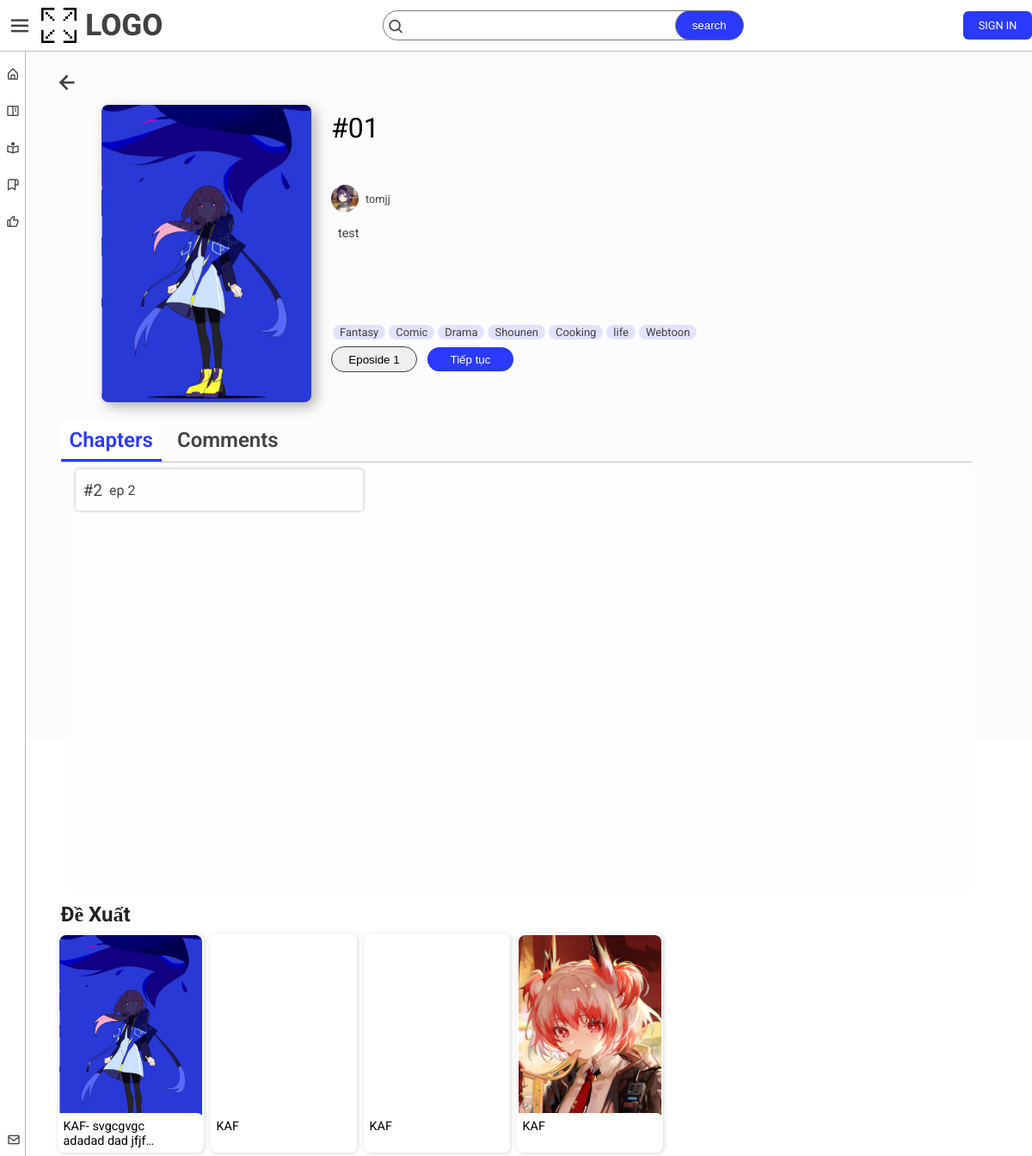
The page /comic/index.php?MaTruyen=2 on the database its author committed.
### tables this page shows
CREATE TABLE `truyen` (
  `MaTruyen` int(11) NOT NULL,
  `TenTruyen` varchar(30) NOT NULL,
  `AnhBia` varchar(250) NOT NULL,
  `NoiDung` text NOT NULL,
  `id` int(11) NOT NULL,
  `MaTT` char(4) NOT NULL DEFAULT 'tt02',
  `MaCD` char(4) NOT NULL DEFAULT 'cd03',
  `NgayTao` datetime NOT NULL DEFAULT current_timestamp()
);

CREATE TABLE `tai_khoan` (
  `id` int(11) NOT NULL,
  `Ten` varchar(30) NOT NULL,
  `Email` varchar(40) NOT NULL,
  `MatKhau` varchar(40) NOT NULL,
  `AnhDD` varchar(250) DEFAULT NULL,
  `MaNhomQuyen` char(4) NOT NULL,
  `about` text NOT NULL
);

CREATE TABLE `the_loai` (
  `MaTL` char(4) NOT NULL,
  `TenTL` varchar(30) NOT NULL
);

CREATE TABLE `tap_truyen` (
  `MaTap` int(11) NOT NULL,
  `TenTap` varchar(30) NOT NULL,
  `TapSo` int(11) NOT NULL,
  `LuocXem` int(11) NOT NULL DEFAULT 0,
  `NgayDang` datetime NOT NULL DEFAULT current_timestamp(),
  `MaCD` char(4) NOT NULL DEFAULT 'cd03',
  `MaTruyen` int(11) NOT NULL
);

### comic/index.php (the view, shortened to what this page needs)
<?php
if(isset($_GET['MaTruyen'])) {
    require("../server/comn.php");
    $sql = "SELECT `MaTruyen`, `TenTruyen`, `AnhBia`, `NoiDung`, tai_khoan.id, `MaTT`, `MaCD`, `NgayTao`, tai_khoan.Ten, tai_khoan.AnhDD FROM `truyen`, tai_khoan WHERE tai_khoan.id = truyen.id and truyen.MaTruyen = '".$_GET['MaTruyen']."'";
    $query = mysqli_query($conn, $sql);
    $ComicData = mysqli_fetch_array($query);
    $sql = "SELECT `MaTap`, `TenTap`, `TapSo`, `LuocXem`, `NgayDang`, `MaCD`, `MaTruyen` FROM `tap_truyen` WHERE MaTruyen = '".$_GET['MaTruyen']."' ORDER BY TapSo ASC";
    $query = mysqli_query($conn, $sql);
    while($temp =  mysqli_fetch_array($query)) {
        $Ep[] = $temp;
    }
    $sql = "SELECT the_loai.MaTL, the_loai.TenTL FROM the_loai, tl_truyen WHERE the_loai.MaTL = tl_truyen.MaTL and tl_truyen.MaTruyen = '".$_GET['MaTruyen']."'";
    $query = mysqli_query($conn, $sql);
    while($temp =  mysqli_fetch_array($query)) {
        $tags[] = $temp;
    }
} else {
    header("location: http://localhost/WEBTruynTranh");
}
?>
<!DOCTYPE html>
<html lang="en">
<head>
    <link rel="stylesheet" href="../style.css">
    <link rel="stylesheet" href="../header-nav.css">
    <link rel="stylesheet" href="../item.css">
    <link rel="stylesheet" href="../responsive-index.css">
    <link rel="stylesheet" href="../css/page.css">
    <link rel="stylesheet" href="view.css">
    <link href='https://unpkg.com/boxicons@2.1.4/css/boxicons.min.css' rel='stylesheet'>
</head>
<body>
    <?php
        require("../header-nav.php");
    ?>
    <main>
        <div class="container">
            <div class="back" onclick="history.back()"><i class='bx bx-left-arrow-alt'></i></div>
            <div class="info">
                <div class="img">
                    <img src="<?php echo  getPathImg($ComicData['AnhBia'])?>" alt="">
                </div>
                <div class="text">
                    <div class="name">
                        <?php echo $ComicData['TenTruyen'];?>
                    </div>
                    <a class="author" href="../account/?id= <?php echo  $ComicData['id']?>">
                        <img src="<?php echo  getPathImg($ComicData['AnhDD'])?>" alt="" class="avt">
                        <p class="author-name"><?php echo $ComicData['Ten'];?></p>
                    </a>
                    <div class="content">
                        <?php echo $ComicData['NoiDung'];?>
                    </div>
                    <div class="tags">
                        <ul>
                            <?php
                            if(!empty($tags)) {
                                foreach($tags as $item) {
                                    echo "<li><a href=".">".$item['TenTL']."</a> </li>";
                                }
                            }
                            ?>
                        </ul>
                    </div>
                    <div class="buttons">
                        <button>Eposide 1</button>
                        <button>Tiếp tục</button>
                    </div>
                </div>
                <div class="contaner-page">
                    <div class="page-bar">
                        <ul>
                            <li class="active">Chapters</li>
                            <li>Comments</li>
                        </ul>
                    </div>
                    <div class="page active">
                        <div class="eposide">
                            <ul>
                                <?php
                                if(!empty($Ep)) {
                                    foreach($Ep as $item) {
                                        echo "<li><a href='read?MaTap=".$item['MaTap']."'>
                                        <h3 class='stt'>#".$item['TapSo']."</h3> ".$item['TenTap']."
                                        </a></li>";
                                    }
                                }
                                ?>
                            </ul>
                        </div>
                    </div>
                </div>
            </div>
            <div class="items">
                <h2>Đề Xuất</h2>
                <div class="item">
                    <a href="" class="">
                        <img src="./res/KAF.png" alt="">
                        <div class="text">
                            <div class="name">
                                KAF- svgcgvgc adadad dad jfjf hhdhdhđh
                            </div>
                        </div>
                    </a>
                    <div class="show-overlay">
                    </div>
                </div>
                <div class="item">
                    <a href="" class="">
                        <div class="text">
                            <div class="name">
                                KAF
                            </div>
                        </div>
                    </a>
                    <div class="show-overlay">
                    </div>
                </div>
                <div class="item">
                    <a href="" class="">
                        <div class="text">
                            <div class="name">
                                KAF
                            </div>
                        </div>
                    </a>
                    <div class="show-overlay">
                    </div>
                </div>
                <div class="item">
                    <a href="" class="">
                        <img src="./res/Fiammetta.jfif" alt="">
                        <div class="text">
                            <div class="name">
                                KAF
                            </div>
                        </div>
                    </a>
                    <div class="show-overlay">
                    </div>
                </div>
            </div>
        </div>
    </main>
</body>
</html>

### header-nav.php (shortened to what this page needs)
<?php
require("C:/xampp/htdocs/WEBTruynTranh/server/comn.php");
?>
<?php
function getServertPageURL()
{
    $pageURL = 'http';
    $pageURL .= "://";
    if ($_SERVER["SERVER_PORT"] != "80") {
        $pageURL .= $_SERVER["SERVER_NAME"] . ":" . $_SERVER["SERVER_PORT"];
    } else {
        $pageURL .= $_SERVER["SERVER_NAME"];
    }
    return $pageURL;
}
function getPath($path)
{
    return getServertPageURL() . $path;
}
function getPathImg($name)
{
    if ($name == null) {
        return getServertPageURL() . "/WEBTruynTranh/res/web-logo.png";
    } else {
        return getServertPageURL() . "/WEBTruynTranh/res/" . $name;
    }
}
?>
<?php
if (isset($userID)) {
    $sql = "SELECT `Ten`, `AnhDD` FROM `tai_khoan` WHERE id='" . $userID . "'";
    $query = mysqli_query($conn, $sql);
    $userData = mysqli_fetch_array($query);
    $sql = "SELECT  tai_khoan.id, tai_khoan.Ten, tai_khoan.AnhDD FROM `theo_doi`, tai_khoan WHERE theo_doi.NguoiDuocTD = tai_khoan.id and theo_doi.NguoiTD = '" . $userID . "'";
    $query = mysqli_query($conn, $sql);
    $numFollowed = mysqli_num_rows($query);
    $followedArr;
    if ($numFollowed > 0) {
        $temp;
        while ($temp = mysqli_fetch_array($query)) {
            $followedArr[] = $temp;
        }
    }
    mysqli_fetch_array($query);
} else {
    $unknown = true;
}
?>
<header id="header">
    <div class="logo">
        <div class="nav-button" id="nav-button">
            <i class='bx bx-menu'></i>
        </div>
        <a href="<?php echo getPath('/WEBTruynTranh') ?>" class="logo">
            <div class="logo-img">
                <img src=<?php echo getServertPageURL() . "/WEBTruynTranh/res/web-logo.png" ?> alt="">
            </div>
            <div class="logo-text">
                LOGO
            </div>
        </a>
    </div>
    <div class="search">
        <div class="search-overlay" id="search-overlay">
            <i class='bx bx-left-arrow-alt'></i>
        </div>
        <form  class="search-form" action="<?php echo getServertPageURL() . "/WEBTruynTranh/"; ?>" method="GET" enctype="multipart/form-data">
            <div class="search-icon"><i class='bx bx-search'></i></div>
            <input type="text" name="search" id="" autocomplete="off" value="<?php if (isset($_GET['search'])) {echo $_GET['search'];}?>">
            <input type="submit" onclick="return checkSreachBar()" value="search">
        </form>
    </div>
    <a href="<?php echo getServertPageURL() . "/WEBTruynTranh/signin-signup" ?>" class="signin-button" <?php if (!isset($unknown)) echo "style=\"display: none;\"" ?>>
        SIGN IN
    </a>
</header>
<nav class="nav active hidden" id="nav">
    <div>
        <ul>
            <li><a href="<?php echo getServertPageURL() . "/WEBTruynTranh/" ?>"><i class='bx bx-home-alt'></i>Trang chủ </a></li>
            <li><a href="<?php echo getServertPageURL() . "/WEBTruynTranh/feed/save" ?>"><i class='bx bx-book-content'></i>Truyện đã lưu</a></li>
            <li><a href=""><i class='bx bx-book-reader' ></i></i>Đã theo dõi</a></li>
            <li><a href=""><i class='bx bx-bookmark-alt'></i></i>Lịch sử</a></li>
            <li><a href=""><i class='bx bx-like'></i>Đã thích</a></li>
        </ul>
        <div class="contact">
            <a href=""><i class='bx bx-envelope'></i>Liên hệ với chúng tôi</a>
        </div>
    </div>
</nav>

### style.css (style rules this page uses)
:root { --body-color: #ffffff; --sidebar-color: #FFF; --primary-color: #695CFE; --primary-color-light: #F6F5FF; --toggle-color: #DDD; --text-color: #424242; --header-color: #ffffff; --nav-color: #ffffff; --nav-font-color: #f5f0f0; --hover-overlay: rgba(5, 71, 203, 0.2); --header-height: 60px; --account--br-color: rgba(5, 71, 203, 0.2); --account--br-color--hover: rgba(5, 71, 203, 0.5); --search-button-color: rgb(43, 57, 250); --button-honver-color: #0d45a5; --button-hover-color: #0d45a5; --br-item-color: rgb(255, 255, 255); --item-color: #000; --primary-border: 1px solid rgb(190, 190, 190); --tran-02: all 0.2s ease; --tran-03: all 0.3s ease; --tran-04: all 0.4s ease; --tran-05: all 0.5s ease; }
* { padding: 0; margin: 0; box-sizing: border-box; }
body { position: relative; font-family: roboto; height: 100vh; background: var(--body-color); }
main { position: relative; top: var(--header-height); width: 100%; display: flex; flex-wrap: wrap; justify-content: center; background-color: rgb(252, 252, 252); }

### item.css (style rules this page uses)
.container { position: relative; width: 100%; height: auto; display: flex; flex-wrap: wrap; justify-content: start; padding-top: 20px; margin-left: 0px; margin-right: 0px; }
.container h2 { width: 100%; padding: 4px; }
.items { position: relative; width: 100%; height: auto; display: flex; flex-wrap: wrap; justify-content: start; }
.items h2 { width: 100%; padding-left: 8px; color: #222; }
.item { margin: 4px; position: relative; display: block; width: 150px; height: 225px; border-radius: 8px; background-color: var(--br-item-color); justify-items: center; box-shadow: 1px 1px 5px rgba(56, 55, 55, 0.2); font-size: 16px; overflow: hidden; }
.item a { color: var(--text-color); width: 100%; height: 100%; display: flex; flex-direction: column; align-items: center; padding: 2px; text-decoration: none; overflow: hidden; }
.item a img { margin-top: 0px; width: 100%; max-height: 100%; border-radius: 8px; }
.item a .text { position: absolute; width: 100%; height: 100%; padding: 7px; bottom: 0; left: 0; display: flex; flex-direction: column; justify-content: start; z-index: 3; color: var(--item-color); border-top-right-radius: 8px; background-color: white; transition: var(--tran-04); transform: translateY(79%); }
.item a .text .name { font-size: 0.9em; display: -webkit-box; -webkit-line-clamp: 2; -webkit-box-orient: vertical; height: 2.5em; width: 90%; overflow: hidden; text-overflow: ellipsis; }
.show-overlay { position: absolute; width: 100%; height: 22%; border-top-right-radius: 8px; border: 1px solid rgba(255, 255, 255, 0); margin-right: 1px; font-size: 1.4em; bottom: -1px; right: 0; z-index: 4; transition: var(--tran-04); transform: translateX(-350px); display: flex; justify-content: center; align-items: center; color: white; transform: translateX(0px); }
@media only screen and (min-width: 768px) { .show-overlay { width: 0px; height: 90%; background-color: #ffffff00; z-index: -1; } }

### responsive-index.css (style rules this page uses)
@media only screen and (max-width: 1450px) { .item { width: 180px; height: 270px; font-size: 18px; } }
@media only screen and (max-width: 1450px) { .container { max-width: 1130px; } }
@media only screen and (max-width: 1450px) { .item a .text { transform: translateY(82%); } }
@media only screen and (max-width: 1200px) { .item { width: 170px; height: 255px; font-size: 16px; } }
@media only screen and (max-width: 1200px) { .container { max-width: 1075px; } }
@media only screen and (max-width: 1200px) { .item a .text { transform: translateY(82%); } }

### css/page.css (style rules this page uses)
.contaner-page { margin-top: 20px; width: 100%; }
.contaner-page .page-bar { width: 100%; height: 48px; border-bottom: var(--primary-border); }
.contaner-page .page-bar ul { display: flex; list-style: none; }
.contaner-page .page-bar ul li { margin-right: 0; padding: 8px 10px; margin-right: 8px; font-size: 1.5rem; cursor: pointer; font-weight: 600; transition: 0.3s; }
.contaner-page .page-bar ul li.active { color: var(--search-button-color); border-bottom: 3px solid var(--search-button-color); background-color: #fff; }
.contaner-page .page { position: relative; display: none; width: 100%; height: 500px; }
.contaner-page .page.active { position: relative; display: block; width: 100%; height: 500px; }

### rows shown on the page
truyen: AnhBia (picture), TenTruyen "#01", id.AnhDD (picture), id.Ten "tomjj", NoiDung "test"
the_loai: TenTL "Fantasy"
the_loai: TenTL "Comic"
the_loai: TenTL "Drama"
the_loai: TenTL "Shounen"
the_loai: TenTL "Cooking"
the_loai: TenTL "life"
the_loai: TenTL "Webtoon"
tap_truyen: TapSo "2", TenTap "ep 2"
